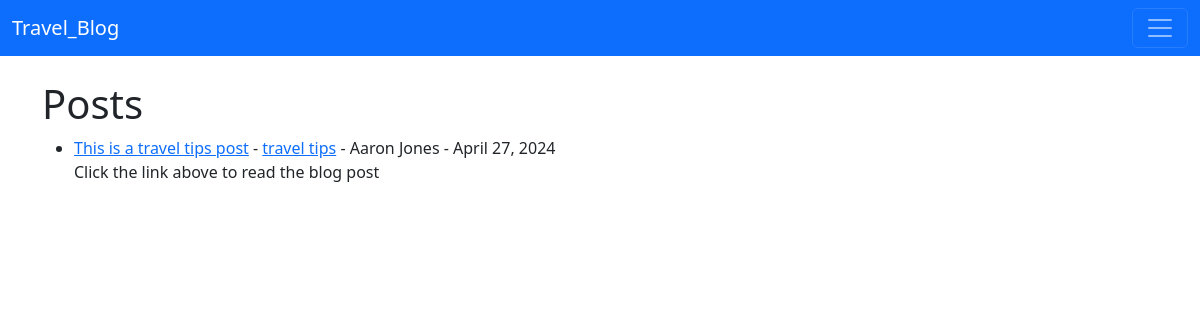
The app's page /, older data.
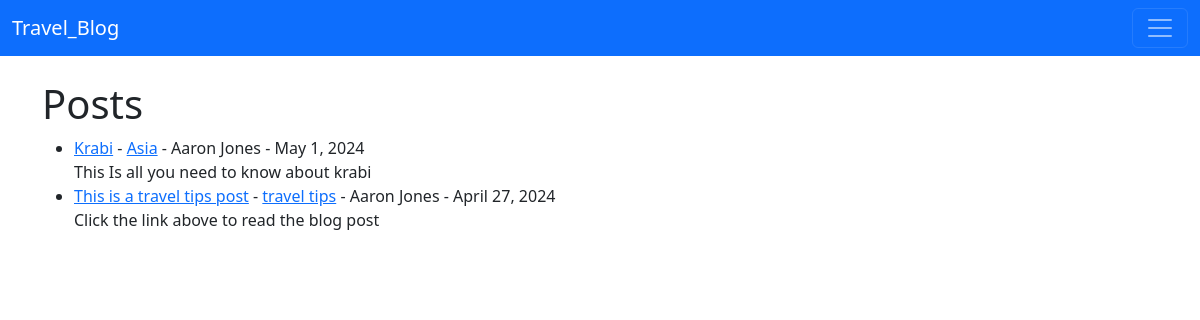
The same page, newer data.
### travel_blog/models.py (models this page shows, shortened)
class Post(models.Model):
    title = models.CharField(max_length=255)
    header_image = models.ImageField(null=True, blank=True, upload_to='images')
    title_tag = models.CharField(max_length=255)
    author = models.ForeignKey(User, on_delete=models.CASCADE)
    body = RichTextField(blank=True, null=True)
    post_date = models.DateField(auto_now_add=True)
    category = models.CharField(max_length=255, default='Top Travel Locations')
    snippet = models.CharField(max_length=255)
    likes = models.ManyToManyField(User, related_name='blog_posts')

### travel_blog/views.py (the view)
# urls.py: path('', HomeView.as_view(), name='home'),
class HomeView(ListView):
    model = Post
    template_name = 'home.html'
    ordering = ['-post_date']
    def get_context_data(self, *args, **kwargs):
        cat_menu = Category.objects.all()
        context = super(HomeView, self).get_context_data(*args, **kwargs)
        context["cat_menu"] = cat_menu
        return context

### travel_blog/models.py (called while the page is built)
    def __str__(self):
        return self.name

### travel_blog/templates/home.html (shortened to what this page needs)
{% extends 'base.html' %}
{% block content %}
<h1>Posts</h1>
<ul>
{% for post in object_list %}
<li> <a href="{% url 'article-detail' post.pk %}">{{ post.title }}</a>
    - <a href="{% url 'category' post.category|slugify %}" >{{ post.category }}</a>
     - {{ post.author.first_name }}
      {{ post.author.last_name }}
       - {{ post.post_date }}
</small><br/>
{{ post.snippet }}
</li>
{% endfor %}
</ul>
{% endblock %}

### travel_blog/templates/base.html (shortened to what this page needs)
<!doctype html>
<html lang="en">
  <head>
    <link href="https://cdn.jsdelivr.net/npm/bootstrap@5.3.3/dist/css/bootstrap.min.css" rel="stylesheet">
  </head>
  <body>
    <nav class="navbar bg-primary" data-bs-theme="dark">
        <div class="container-fluid">
          <a class="navbar-brand" href="{% url 'home' %}">Travel_Blog</a>
          <button class="navbar-toggler" type="button" data-bs-toggle="collapse" data-bs-target="#navbarSupportedContent" aria-controls="navbarSupportedContent" aria-expanded="false" aria-label="Toggle navigation">
            <span class="navbar-toggler-icon"></span>
          </button>
        </div>
      </nav>
    <br/>
    <div class="container">
        {% block content %}
        {% endblock %}
    </div>
  </body>
</html>

Row changes from the older to the newer data that the page shows:
added Post: title "Krabi", category "Asia", author.first_name "Aaron", author.last_name "Jones", post_date "May 1, 2024", snippet "This Is all you need to know about krabi"
